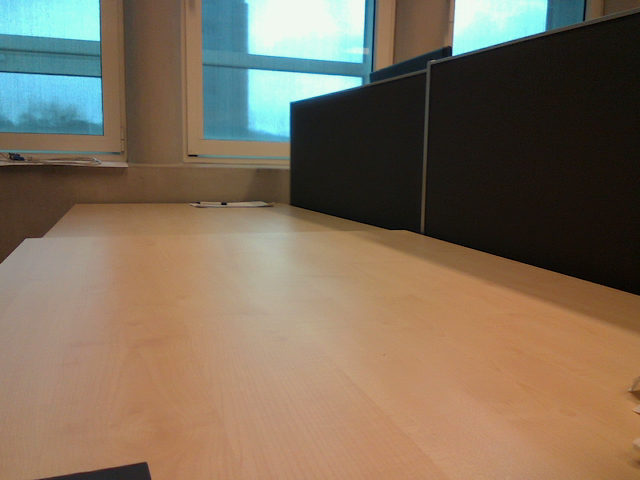
#> input picture alignment_difference/align_test_color.png, 640 x 480 px
$ python -i mri_improvement.py   (imports and definitions only)
#> lines starting #> are read from the running program, lines starting #| are printed output that depends on the picture; after the words box and inside, x2 and y2 are one past the last pixel; in counts of white or black regions, pixels touching at a corner belong together
import pickle
import cv2
import numpy as np
import matplotlib as mpl
# [1 line not run here, left out]
import matplotlib.pyplot as plt
import os
import json


def nothing(x):
    pass


# [25 lines left out: functions select_line_position, get_line_position, not called in this run]

def get_grayscale_thresholds(img):
    cv2.namedWindow("Find thresholds")
    cv2.createTrackbar("Thresh", "Find thresholds", 0, 255, nothing)

    color_img = cv2.cvtColor(img, cv2.COLOR_GRAY2BGR)
    while True:
        _, mask = cv2.threshold(img,
                                cv2.getTrackbarPos("Thresh", "Find thresholds"),
                                255,
                                cv2.THRESH_BINARY)

        red_mask = np.zeros_like(color_img)
        red_mask[:, :, 2] = mask
        overlay = cv2.addWeighted(color_img, .7, red_mask, .3, 0)
        cv2.imshow("Find thresholds", overlay)
        if cv2.waitKey(1) & 0xFF == ord("q"):
            break

    thresh = cv2.getTrackbarPos("Thresh", "Find thresholds")

    cv2.destroyAllWindows()
    return thresh


# [86 lines left out: functions get_current_border_position, get_waveform_from_raw_data, get_waveform, main, not called in this run]

    # [13 lines of commented-out code are left out]


# [2 lines not run here, left out]

>>> import cv2
>>> picture = cv2.imread('../../../alignment_difference/align_test_color.png', cv2.IMREAD_GRAYSCALE)
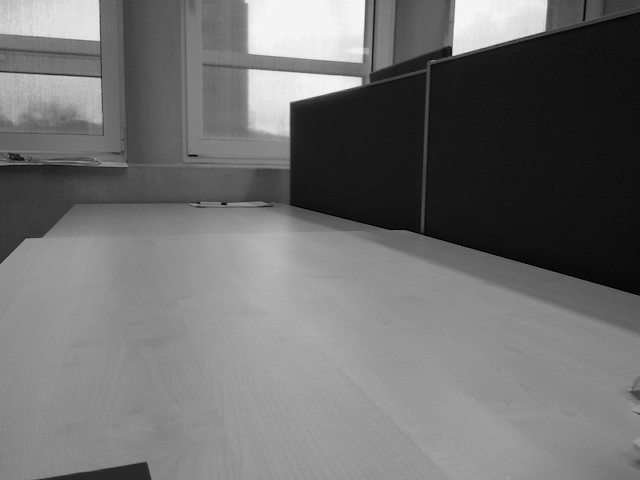
#> picture: shape (480, 640); min 0, max 247, mean 112.1
>>> result = get_grayscale_thresholds(picture)
#> slider 'Thresh' is set to 85
#> in get_grayscale_thresholds, `_, mask = cv2.threshold(img, cv2.getTrackbarPos("Thresh", "Find thresh..`:
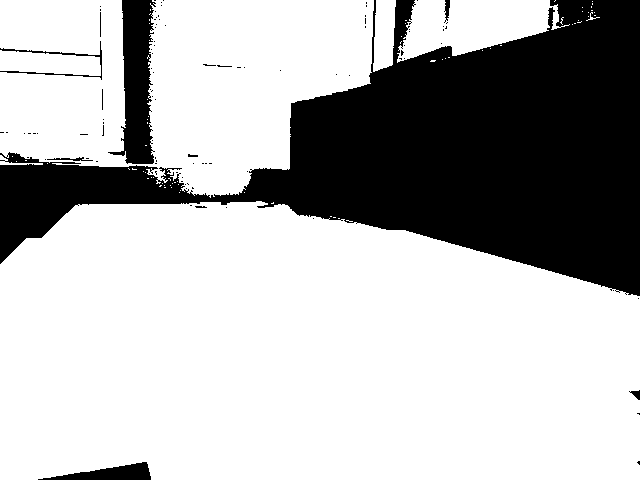
#> mask: shape (480, 640); 71% white; 98 black regions (87 under 20 px), largest, box (x1, y1, x2, y2) and area: (0, 0, 640, 296) 82803, (108, 0, 156, 164) 4442, (38, 462, 151, 480) 1056
#> in get_grayscale_thresholds, `red_mask[:, :, 2] = mask`:
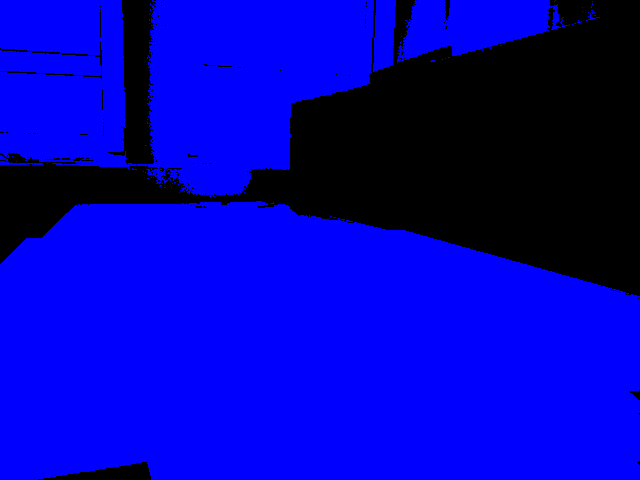
#> red_mask: shape (480, 640, 3); mean of channels 0, 1, 2 0, 0, 181; drawn as R, G, B
#> in get_grayscale_thresholds, `overlay = cv2.addWeighted(color_img, .7, red_mask, .3, 0)`:
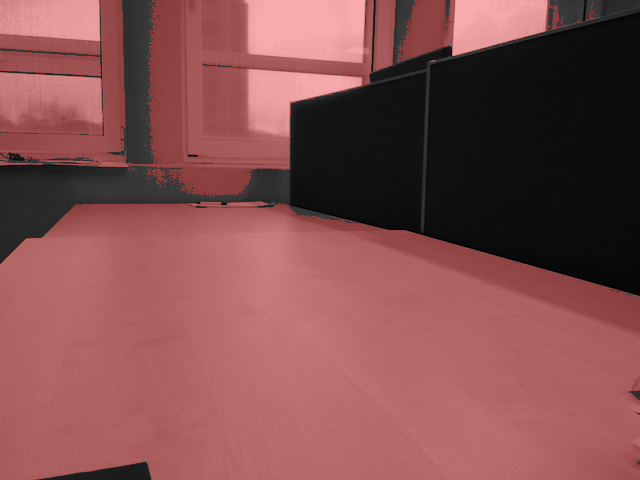
#> overlay: shape (480, 640, 3); mean B, G, R 78.4, 78.4, 132.7
#> (key q is pressed here)
#> result = 85

$ run again, on alignment_difference/align_test_depth.png
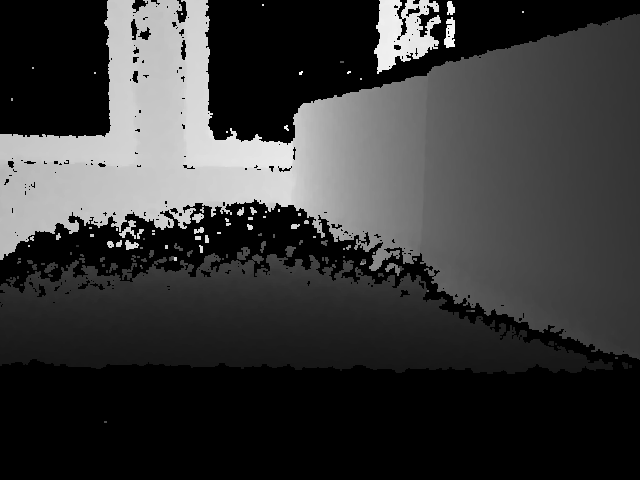
#> input picture alignment_difference/align_test_depth.png, 640 x 480 px
#> picture is the input picture: shape (480, 640); min 0, max 254, mean 56.6
#> in get_grayscale_thresholds, `_, mask = cv2.threshold(img, cv2.getTrackbarPos("Thresh", "Find thresh..`:
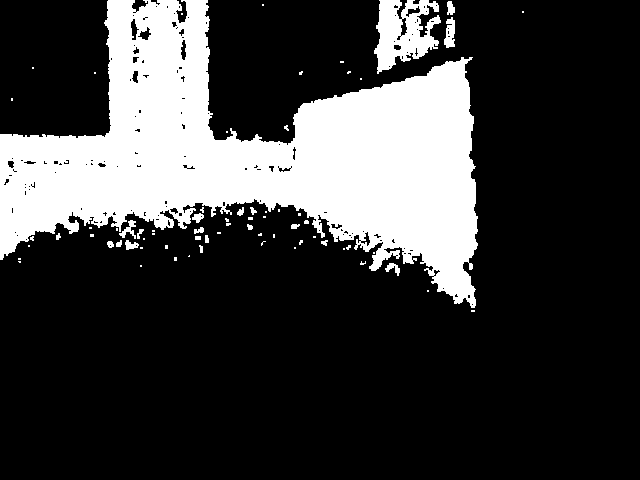
#> mask: shape (480, 640); 23.5% white; 70 white regions (49 under 20 px), largest, box (x1, y1, x2, y2) and area: (0, 0, 478, 308) 67632, (374, 0, 441, 74) 2923, (444, 17, 455, 48) 242
#> in get_grayscale_thresholds, `overlay = cv2.addWeighted(color_img, .7, red_mask, .3, 0)`:
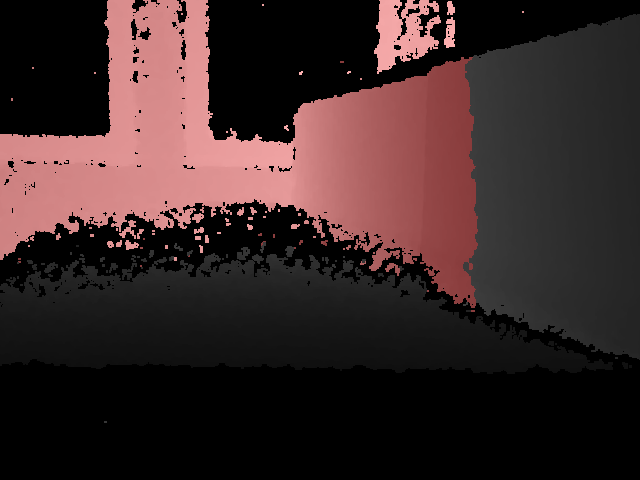
#> overlay: shape (480, 640, 3); mean B, G, R 39.6, 39.6, 57.6
#> result = 85
